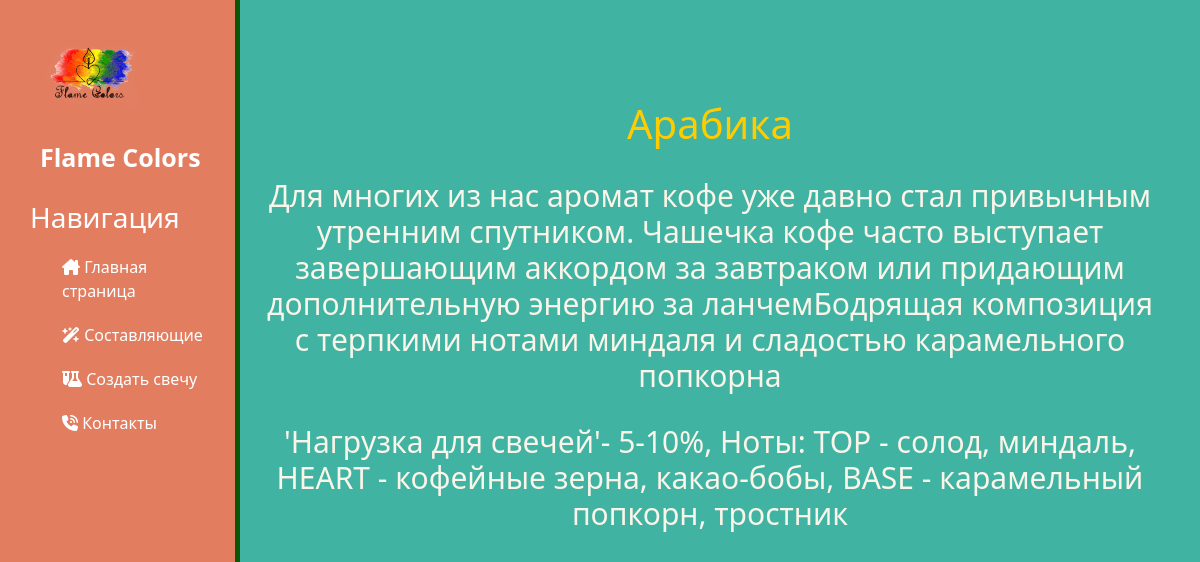
Page /224/arabika/ on the committed database.
### Svecha/models.py (models this page shows, shortened)
class Product(models.Model):
    ingredients = models.ForeignKey(Ingredients, related_name='ingredients', on_delete=models.CASCADE, verbose_name='Ингредиент')
    name = models.CharField(max_length=200, db_index=True, verbose_name='Наименование')
    slug = models.SlugField(max_length=200, db_index=True)
    image = models.ImageField(upload_to='products/%Y/%m/%d', blank=True, verbose_name='Фото')
    description = models.TextField(blank=True, verbose_name='Описание')
    primechanie = models.TextField(blank=True, verbose_name='Примечание')
    updated = models.DateTimeField(auto_now=True)
    class Meta:
        ordering = ('name',)
        index_together = (('id', 'slug'),)
        verbose_name = 'Составляющее'
        verbose_name_plural = 'Составляющие'

### Svecha/views.py (the view)
# urls.py: path('<int:id>/<slug:slug>/', views.product_detail, name='ingredients_detail'),
def product_detail(request, id, slug):
    product = get_object_or_404(Product, id=id, slug=slug)
    context = {'product': product}
    return render(request, 'ingredients/detail.html', context,)

### Svecha/templates/ingredients/detail.html (shortened to what this page needs)
{% extends "base_generic.html" %}
{% block content %}
<div class="features">
        <h2> {{ product.name }} </h2>
        <h3> {{ product.description }} </h3>
        <h3> {{ product.primechanie }} </h3>
</div>
{% endblock %}

### Svecha/static/css/styles.css (style rules this page uses)
body { background : #41B3A3; }
main .features { float: left; color: #fff; margin-top: 100px; margin-left: 20px; text-align: center; width: 75%; }
main .features h2 { font-size: 40px; color: #FFCC00; }
main .features h3 { font-size: 30px; color: #FAF5E9; margin-top: 30px; }

### rows in the picture
Product: name "Арабика", description "Для многих из нас аромат кофе уже давно стал привычным утренним спутником. Чашечка кофе часто выступает завершающим аккордом за завтраком или придающим дополнительную энергию за ланчемБодрящая композиция с терпкими нотами миндаля и сладостью карамельного попкорна", primechanie "'Нагрузка для свечей'- 5-10%, Ноты: TOP - солод, миндаль, HEART - кофейные зерна, какао-бобы, BASE - карамельный попкорн, тростник"
